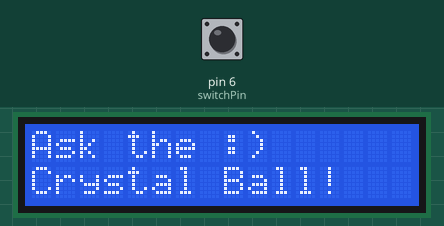
Simulated run of this sketch. Board: Arduino Uno, built with avr-gcc and run on an emulated ATmega328P. Parts: 16×2 character LCD. The inputs (shaded band) are chosen by the test bench; at power-on: pin 6 (switchPin) LOW. Random numbers use the default seed unless the sketch sets one.

Above: at 1.2 s.
1.3 s: pin 6 (switchPin) pulled HIGH for 0.15 s
At 2.5 s:
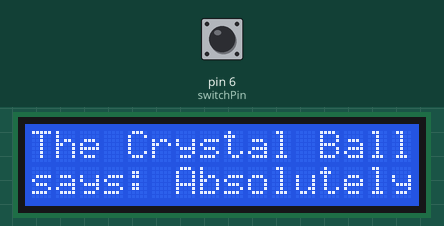
2.9 s: pin 6 (switchPin) pulled HIGH for 1 s
At 3.7 s:
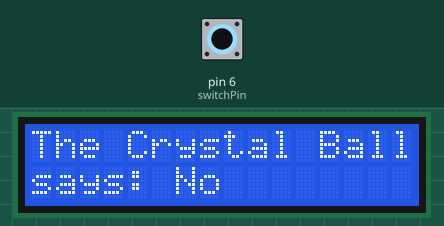
5.4 s: pin 6 (switchPin) pulsed HIGH 5 times (0.12 s each, 0.3 s apart)
At 7.5 s:
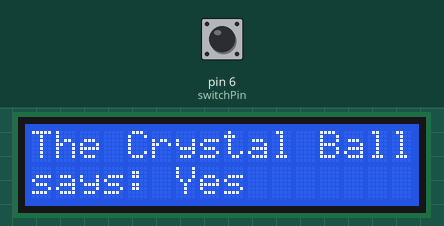
8.4 s: pin 6 (switchPin) pulled HIGH for 0.15 s
At 9.1 s:
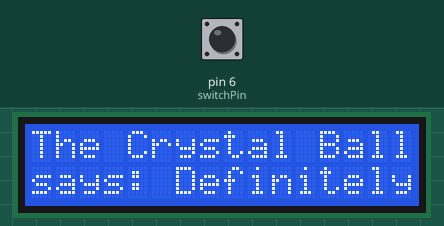
10.0 s: pin 6 (switchPin) pulled HIGH for 3.2 s
At 10.3 s:
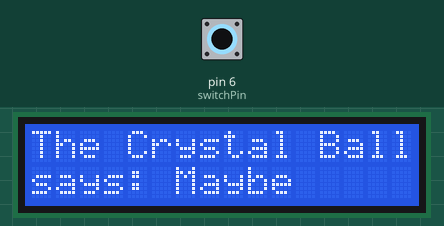
14.7 s: pin 6 (switchPin) pulled HIGH for 0.15 s
At 15.1 s:
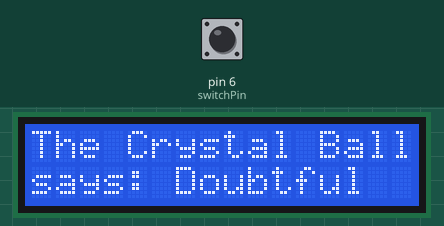
Timing chart, 0 to 17.3 s (numbered marks = the images above; inputs shaded):
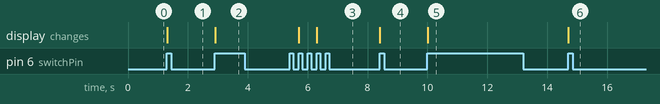

The sketch:

crystal_ball.ino
```cpp
#include <LiquidCrystal.h>
LiquidCrystal lcd(12, 11, 5, 4, 3, 2);

const int switchPin = 6;
int switchState = 0;
int prevSwitchState = 0;
int reply;

void setup()
{
    lcd.begin(16, 2);
    pinMode(switchPin, INPUT);
    lcd.print("Ask the :)");
    lcd.setCursor(0, 1);
    lcd.print("Crystal Ball!");
}

void loop()
{
    switchState = digitalRead(switchPin);
    if (switchState != prevSwitchState)
    {
        if (switchState == HIGH)
        {
            lcd.clear();
            reply = random(8);
            lcd.setCursor(0, 0);
            lcd.print("The Crystal Ball");
            lcd.setCursor(0, 1);
            lcd.print("says: ");
            switch (reply)
            {
            case 0:
                lcd.print("Yes");
                break;
            case 1:
                lcd.print("No");
                break;
            case 2:
                lcd.print("Ask again");
                break;
            case 3:
                lcd.print("Maybe");
                break;
            case 4:
                lcd.print("Not sure");
                break;
            case 5:
                lcd.print("Doubtful");
                break;
            case 6:
                lcd.print("Definitely");
                break;
            case 7:
                lcd.print("Absolutely");
                break;
            }
        }
    }
    prevSwitchState = switchState;
}
```

Measured:
- after the input at 1.3 s, the display: changes at once (image 1)
- after the input at 2.9 s, the display: changes at once (image 2)
- after the input at 5.4 s, the display: first changes after 0.31 s (image 3 shows a later state)
- after the input at 8.4 s, the display: changes at once (image 4)
- after the input at 10.0 s, the display: changes at once (image 5)
- after the input at 14.7 s, the display: changes at once (image 6)
